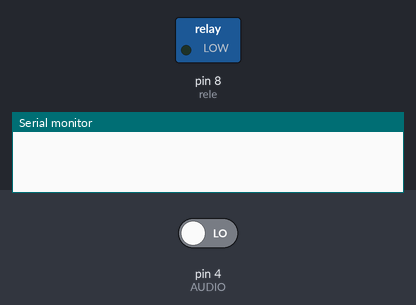
The sketch below on a simulated Arduino Uno, built with avr-gcc and run on an emulated ATmega328P. Shown: switched loads named in the sketch (green lamp = pin HIGH), the last lines printed to the serial monitor. Dashed ring = blinking. The test bench sets the inputs (shaded band); at power-on: pin 4 (AUDIO) LOW.

Above: at 1.2 s.
1.3 s: pin 4 (AUDIO) driven HIGH
At 1.57 s:
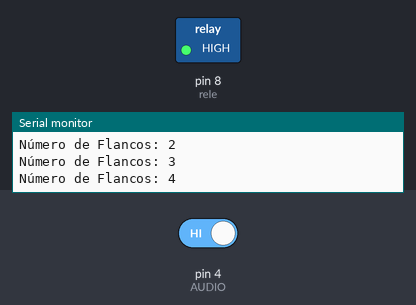
4.3 s: pin 4 (AUDIO) driven LOW
At 4.3 s:
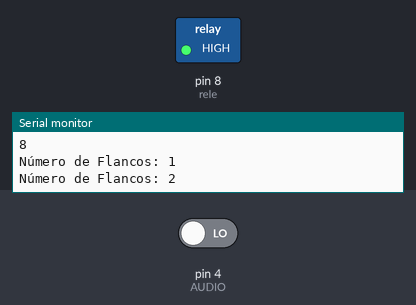
Timing chart, 0 to 7.3 s (numbered marks = the images above; inputs shaded):
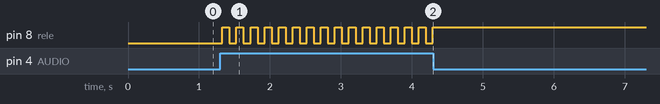

The sketch:

Sensor_Sonido_Relevador_5V.ino
```cpp
/* Derechos de autor © UNIT Electronics
  Fecha de revisión: 01/07/24*/

/********************************
Detectaremos un sonido con el KY-037 para poder activar la conmutación del relevador.
Si los flancos de subida son igual a 4 activará al relevador para poder hacer la
conmutación de nivel BAJO a ALTO y poder mandar una señal al led y encenderlo, cuando
la detección de sonido sea igual a 8 flancos daremos la orden para apagar el led.
**************************/


int AUDIO = 4;        //Pin 4 para la salida digital del KY
int flanco = 0;       //Variable de apoyo para saber la lectura del sensor
int rele = 8;         //Salida al relé en el Pin 8 del Arduino que activará a su vez el foco
void setup()
{
  Serial.begin(9600);      //Inicialización del puerto serial a 9600 baudios
  pinMode( AUDIO, INPUT) ; //pin del KY como entrada de datos
  pinMode( rele, OUTPUT) ; //pin 13 reley como pin de salida
}
void loop()
/*Si se detecta un sonido el KY(dependiente a la sensibilidad determinada por el usuario)*/
{ if (digitalRead(AUDIO) == HIGH )
  {
    flanco = flanco + 1;                         // Se realiza un contador +1 por cada vez que el sensor detecte //un flanco ALTO
    Serial.print("Número de Flancos: ");         //Escribe el número de flancos detectados dependiendo //el sonido censado...
    Serial.println(flanco, DEC) ;                // escribiendo el valor en forma decimal
    if (flanco == 4) {                            //Si el contador llega a 4, que es el valor anteriormente calibrado //a nuestro sistema
      Serial.println(flanco);                     //Escribe el valor del flanco=4 y...
      digitalWrite(rele, HIGH);                   //...se mantendrá encendido el led hasta que…
    } else if (flanco == 8) {                     //El contador esperara un nuevo sonido para desactivar el led y eso es cuando se llega al valor de flanco = 8
      Serial.println(flanco);                     //Escribe el valor del flanco=8 y...
      digitalWrite(rele, LOW);                    //...se apagará el led y ..
      flanco = 0;                                 //Se reiniciará el valor del flanco para que no se quede ningún valor guardado en flanco
    }
  }
}
```

Measured:
- after the input at 1.3 s, pin 8 (rele): alternates HIGH for 0.10 s and LOW for 0.10 s, starting at once
- after the input at 4.3 s, pin 8 (rele): stops changing and stays HIGH
